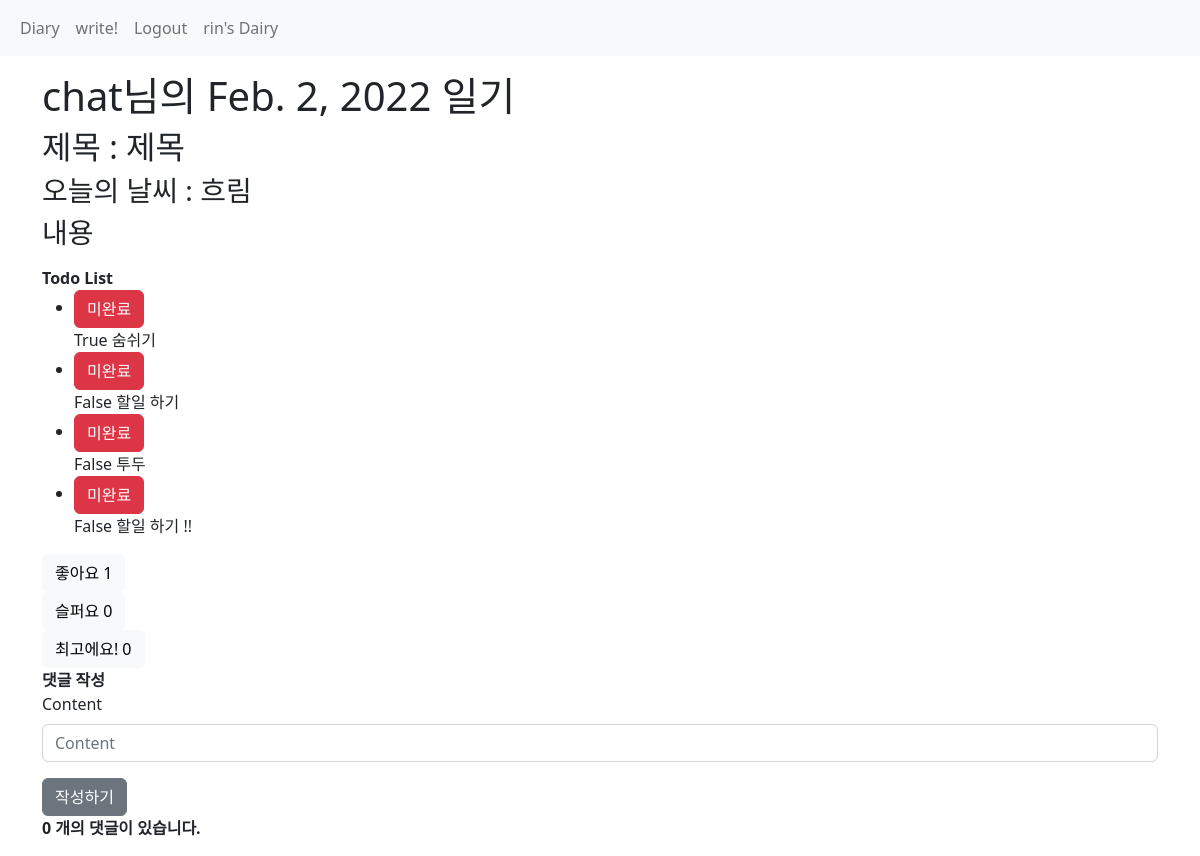
The app's page /app/1/ (signed in) with its own data.
### accounts/models.py (models this page shows)
class User(AbstractUser):
    like_today = models.ManyToManyField(Today, related_name='like_users')  # 테이블 추가
    sad_today = models.ManyToManyField(Today, related_name='sad_users')
    best_today = models.ManyToManyField(Today, related_name='best_users')
    complete_today = models.ManyToManyField(Today, related_name='com_users')
    friends = models.ManyToManyField('self', symmetrical=True, related_name='friends')

### app/models.py (models this page shows)
class Today(models.Model):
    user = models.ForeignKey(settings.AUTH_USER_MODEL, on_delete=models.CASCADE)
    title = models.CharField(max_length=200)
    content = models.TextField()
    date = models.DateField()
    weather = models.CharField(max_length=200, choices= WEATHER_CHOICES)

class Todo(models.Model):
    todo_content = models.CharField(max_length=200)
    todo_complete = models.BooleanField(default=False)
    today = models.ForeignKey(Today, on_delete = models.CASCADE)

### app/views.py (the view)
# urls.py: path('<int:today_pk>/', views.today_detail, name='today_detail'),
@require_http_methods(['GET', 'HEAD'])
def today_detail(request, today_pk):
    today = get_object_or_404(Today, pk=today_pk)
    todo_list = today.todo_set.all()
    replies = today.reply_set.all()
    form = ReplyForm()
    form2 = TodoForm()
    is_like = today.like_users.filter(pk=request.user.pk).exists()
    is_sad = today.sad_users.filter(pk=request.user.pk).exists()
    is_best = today.best_users.filter(pk=request.user.pk).exists()
    return render(request, 'app/detail.html', {
        'today': today,
        'replies': replies,
        'form': form,
        'form2':form2,
        'is_like': is_like,
        'is_sad':is_sad,
        'is_best':is_best,
        'todo_list':todo_list,
    })

### app/forms.py
class ReplyForm(forms.ModelForm):
    class Meta:
        model = Reply
        fields = ('content', )

class TodoForm(forms.ModelForm):
    class Meta:
        model = Todo
        fields = ('todo_content','todo_complete', )

### app/templates/app/detail.html (shortened to what this page needs)
{% extends 'base.html' %}
{% block content %}
<h1>{{ today.user }}님의 {{ today.date }} 일기</h1>
<h2> 제목 : {{ today.title }} </h2>
<h3> 오늘의 날씨 : {{ today.weather }}</h3>
 <h3>{{ today.content | linebreaksbr }}</h3>
<p>
    {% include 'app/todo_list.html' %}
</p>
{% if request.user.is_authenticated %}
<div>
    <div>
    <form action="{% url 'app:like_today' today.pk %}" method="POST">
        {% if is_like %}
        <button class="btn btn-primary">
            좋아요 취소
        </button>
        {% else %}
        <button class="btn btn-light">
            좋아요  {{ today.like_users.count }}
        </button>
        {% endif %}
    </form>
</div>
     <div>
     <form action="{% url 'app:sad_today' today.pk %}" method="POST">
        {% if is_sad %}
        <button class="btn btn-info">
            슬퍼요 취소
        </button>
        {% else %}
        <button class="btn btn-light">
            슬퍼요  {{ today.sad_users.count }}
        </button>
        {% endif %}
    </form>
</div>
     <div>
     <form action="{% url 'app:best_today' today.pk %}" method="POST">
        {% if is_best %}
        <button class="btn btn-success">
            최고에요! 취소
        </button>
        {% else %}
        <button class="btn btn-light">
            최고에요!  {{ today.best_users.count }}
        </button>
        {% endif %}
    </form>
</div>
</div>
    {% include 'app/reply_form.html' %}
{% endif %}
{% include 'app/reply_list.html' %}
{% endblock content %}

### templates/_navbar.html (shortened to what this page needs)
<nav class="navbar navbar-expand-lg bg-light">
    <div class="container-fluid">
        <ul class="navbar-nav">
            <li class="nav-item">
                <a class="nav-link" href="{% url 'app:today_index' %}">Diary</a>
            </li>
            {% if request.user.is_authenticated %}
            <li class="nav-item">
                <a class="nav-link" href="{% url 'app:create_today' %}">write!</a>
            </li>
            <li class="nav-item">
                <a class="nav-link" href="{% url 'accounts:signout' %}">Logout</a>
            </li>
            <li class="nav-item">
                <a class="nav-link" href="{% url 'accounts:profile' request.user %}">
                    {{ request.user }}'s Dairy
                </a>
            </li>
            {% endif %}
        </ul>
    </div>
</nav>

### app/templates/app/todo_list.html (shortened to what this page needs)
<div>
    <strong>Todo List</strong>
    <ul>
        {% for todo in todo_list %}
        <li>
             <div>
                <form action="{% url 'app:complete' today.pk %}" method="POST">
                   {% if is_complete %}
                   <button class="btn btn-primary">
                       완료
                   </button>
                   {% else %}
                   <button class="btn btn-danger">
                        미완료
                </button>
                   {% endif %}
               </form>
            {{ todo.todo_complete}}
            {{ todo.todo_content }}
        </li>
        {% endfor %}
    </ul>
</div>

### app/templates/app/reply_list.html (shortened to what this page needs)
<div>
    <div>
        <strong>{{ today.reply_set.count }} 개의 댓글이 있습니다. </strong>
    </div>
</div>

### records on screen
User: user "rin"
Today: user "chat", date "Feb. 2, 2022", title "제목", weather "흐림", content "내용", like_users.count "1", sad_users.count "0", best_users.count "0", reply_set.count "0"
Todo: todo_complete "True", todo_content "숨쉬기"
Todo: todo_complete "False", todo_content "할일 하기"
Todo: todo_complete "False", todo_content "투두"
Todo: todo_complete "False", todo_content "할일 하기 !!"
